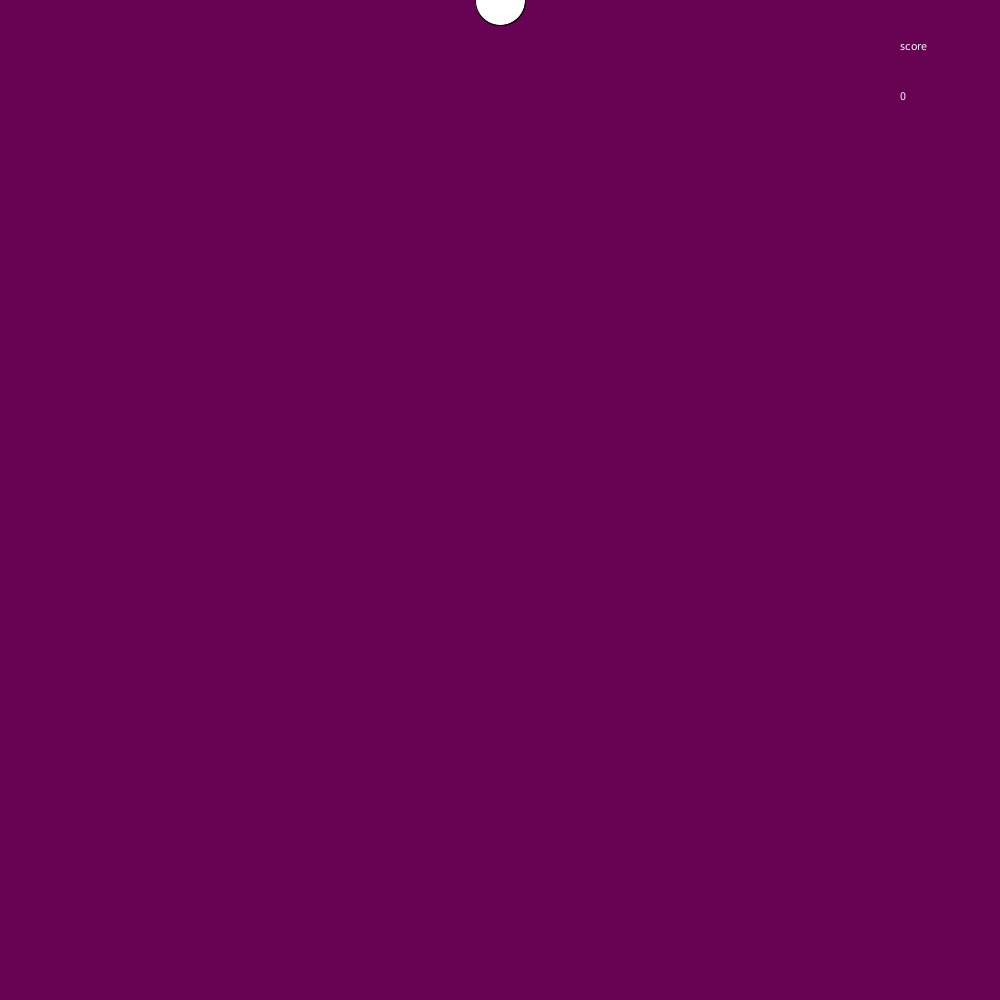
Frame 1 (no input)
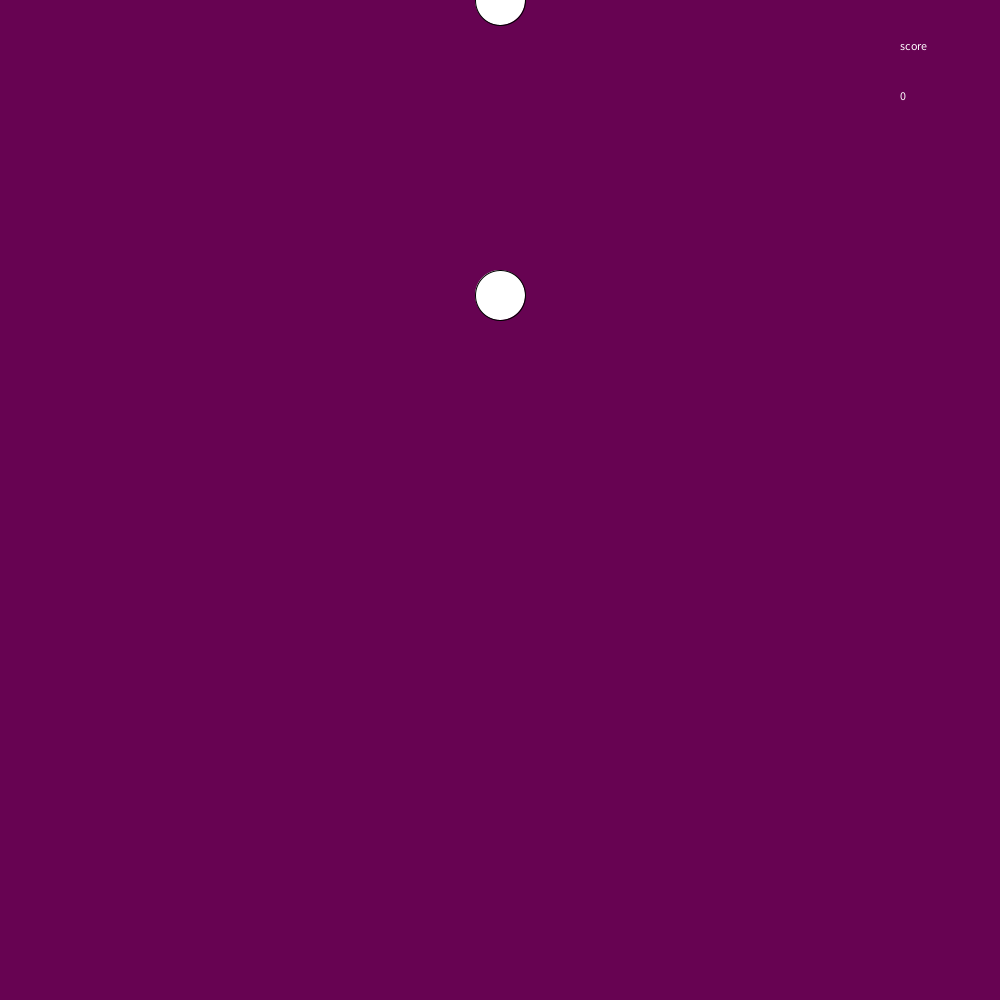
Frame 60 (the mouse pressed at the canvas centre just before this capture)
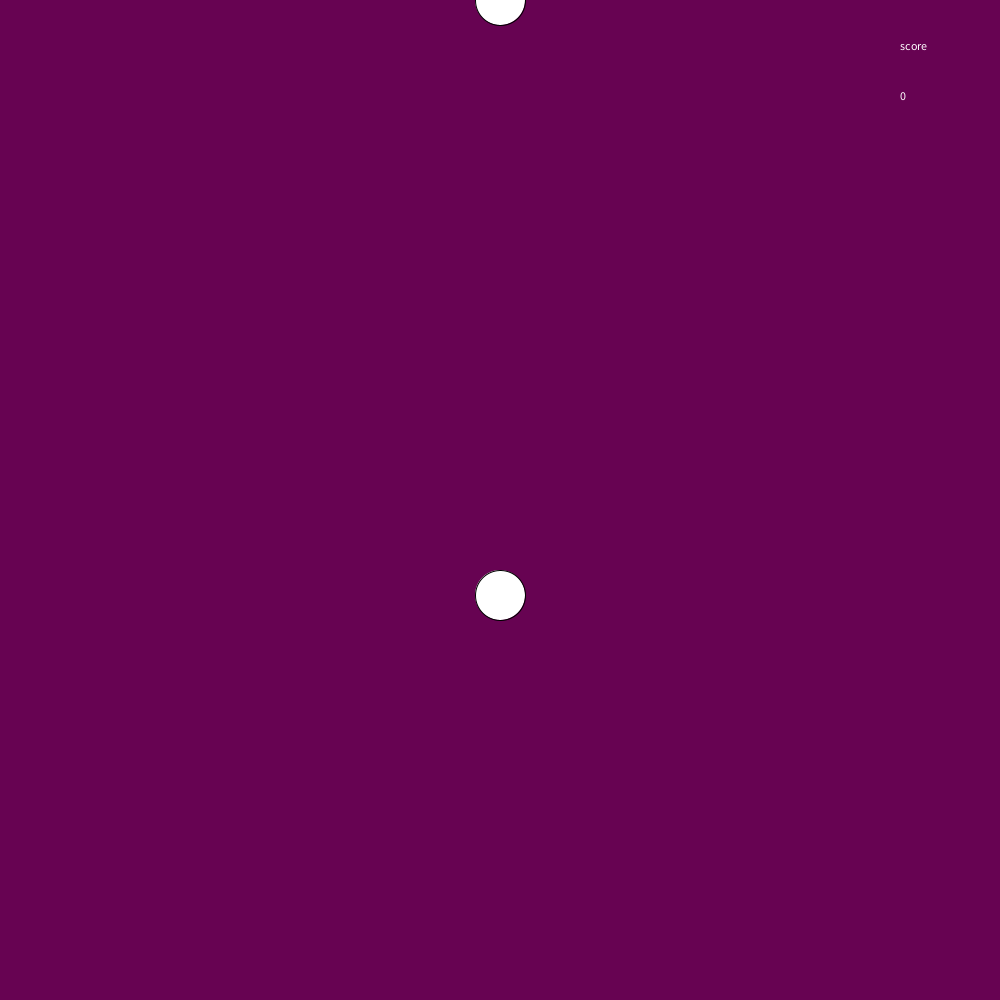
Frame 120 (the mouse held since frame 60 and released just before this capture)

The Processing sketch that drew these frames (run headless with seeded random() and noise(); from frame 60 on, the mouse is pressed at the canvas centre):

// Processing sketch: sujani_ballgame
// ── sujani_ballgame.pde
void setup() 
{ 
  size(1000, 1000);
  background(#670352);
}

int ballY = 0;
int ballA = 0;
int score = 0;

void draw()
{
  background(#670352);
  ellipse(500, ballY, 50, 50);
  ellipse(500, ballA, 50, 50);
  ballY = ballY + 5;
  if (ballY>1000)
    ballA = ballA + 5;
  if (ballA>1000)
  {
    ballY = 0;
    ballA = 0;
  }
  text("score", 900, 50);
  text(score, 900, 100);
}

void keyPressed()
{
  if (key =='s' && ballY > 800 )

  {
    score = score+25;
  }
  if (key =='s' && ballA > 800 )

  {
    score = score+25;
  }
}
